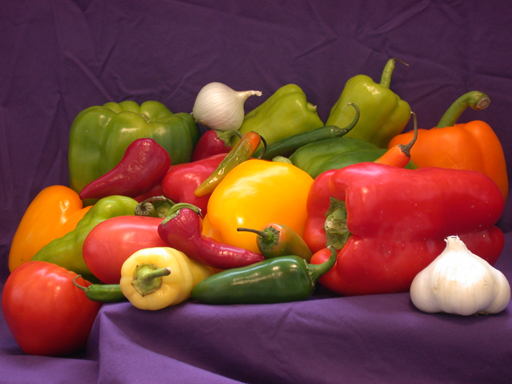
//> input picture opencv_histogram/image_source/sample_image.png, 512 x 384 px
$ ./cmyk   (built with g++ and OpenCV 4)
//> lines starting //> are read from the running program, lines starting //| are printed output that depends on the picture
//> further down, src is the input picture: 384 rows x 512 cols, CV_8UC3; mean B, G, R 57.6, 66.4, 120.8
#include <opencv4/opencv2/opencv.hpp>
#include <opencv4/opencv2/highgui/highgui.hpp>
#include <opencv4/opencv2/imgproc/imgproc.hpp>
#include <opencv4/opencv2/imgcodecs/imgcodecs.hpp>
#include <iostream>

using namespace std;
using namespace cv;


void rgb2cmyk(cv::Mat& img, std::vector<cv::Mat>& cmyk) {
    // Allocate cmyk to store 4 componets
    for (int i = 0; i < 4; i++) {
        cmyk.push_back(cv::Mat(img.size(), CV_8UC1));
    }

    // Getting rgb
    std::vector<cv::Mat> rgb;
    cv::split(img, rgb);

    // rgb to cmyk conversion
    for (int i = 0; i < img.rows; i++) {
        for (int j = 0; j < img.cols; j++) {
            float r = (int)rgb[2].at<uchar>(i, j) / 255.;
            float g = (int)rgb[1].at<uchar>(i, j) / 255.;
            float b = (int)rgb[0].at<uchar>(i, j) / 255.;
            float k = std::min(std::min(1- r, 1- g), 1- b);

            cmyk[0].at<uchar>(i, j) = (1 - r - k) / (1 - k) * 255.;
            cmyk[1].at<uchar>(i, j) = (1 - g - k) / (1 - k) * 255.;
            cmyk[2].at<uchar>(i, j) = (1 - b - k) / (1 - k) * 255.;
            cmyk[3].at<uchar>(i, j) = k * 255.;
        }
    }
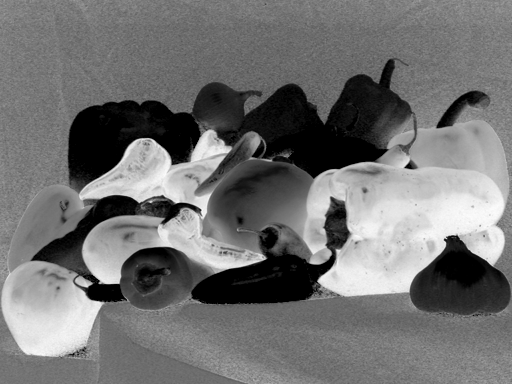
//> cmyk[1]: 384 rows x 512 cols, CV_8UC1; min 0, max 251, mean 113.6
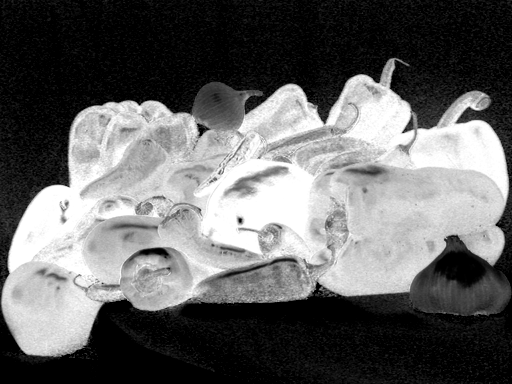
//> cmyk[2]: 384 rows x 512 cols, CV_8UC1; min 0, max 255, mean 100.2
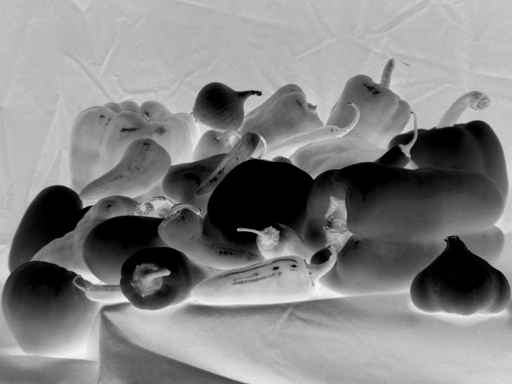
//> cmyk[3]: 384 rows x 512 cols, CV_8UC1; min 0, max 246, mean 131.8
}

int main(int argc, char** argv) {
cv::Mat src = cv::imread("/run/media/xafold/Games and Software/Task/utsavp/opencv_histogram/image_source/sample_image.png");
std::vector<cv::Mat> dst;
rgb2cmyk(src, dst);

int histSize = 256;

float range[] = { 0, 256 } ;
const float* histRange = { range };

bool uniform = true;
bool accumulate = false;

Mat c_hist, m_hist, y_hist, k_hist;

calcHist( &dst[0], 1, 0, Mat(), c_hist, 1, &histSize, &histRange, uniform, accumulate );
//> c_hist = 256 values, max 146375 at index 0, min 0 at index 99, mean 768
calcHist( &dst[1], 1, 0, Mat(), m_hist, 1, &histSize, &histRange, uniform, accumulate );
//> m_hist = 256 values, max 15049 at index 0, min 0 at index 252, mean 768
calcHist( &dst[2], 1, 0, Mat(), y_hist, 1, &histSize, &histRange, uniform, accumulate );
//> y_hist = 256 values, max 47194 at index 0, min 63 at index 84, mean 768
calcHist( &dst[3], 1, 0, Mat(), k_hist, 1, &histSize, &histRange, uniform, accumulate );
//> k_hist = 256 values, max 12391 at index 0, min 0 at index 128, mean 768

// Draw the histograms for C, M, Y and K.
int hist_w = 512; int hist_h = 400;
int bin_w = cvRound( (double) hist_w/histSize );

Mat histImage( hist_h, hist_w, CV_8UC3, Scalar( 0,0,0) );

normalize(c_hist, c_hist, 0, histImage.rows, NORM_MINMAX, -1, Mat() );
//> c_hist = 256 values, max 400 at index 0, min 0 at index 99, mean 2.1
normalize(m_hist, m_hist, 0, histImage.rows, NORM_MINMAX, -1, Mat() );
//> m_hist = 256 values, max 400 at index 0, min 0 at index 252, mean 20.41
normalize(y_hist, y_hist, 0, histImage.rows, NORM_MINMAX, -1, Mat() );
//> y_hist = 256 values, max 400 at index 0, min 0 at index 84, mean 5.98
normalize(k_hist, k_hist, 0, histImage.rows, NORM_MINMAX, -1, Mat() );
//> k_hist = 256 values, max 400 at index 0, min 0 at index 128, mean 24.79

for( int i = 1; i < histSize; i++ )
{
    line( histImage, Point( bin_w*(i-1), hist_h - cvRound(c_hist.at<float>(i-1)) ) ,
                    Point( bin_w*(i), hist_h - cvRound(c_hist.at<float>(i)) ),
                    Scalar( 255, 0, 0), 2, 8, 0  );
    line( histImage, Point( bin_w*(i-1), hist_h - cvRound(m_hist.at<float>(i-1)) ) ,
                    Point( bin_w*(i), hist_h - cvRound(m_hist.at<float>(i)) ),
                    Scalar( 0, 255, 0), 2, 8, 0  );
    line( histImage, Point( bin_w*(i-1), hist_h - cvRound(y_hist.at<float>(i-1)) ) ,
                    Point( bin_w*(i), hist_h - cvRound(y_hist.at<float>(i)) ),
                    Scalar( 0, 0, 255), 2, 8, 0  );
    line( histImage, Point( bin_w*(i-1), hist_h - cvRound(k_hist.at<float>(i-1)) ) ,
                Point( bin_w*(i), hist_h - cvRound(k_hist.at<float>(i)) ),
                Scalar( 255, 255, 255), 2, 8, 0  );
}
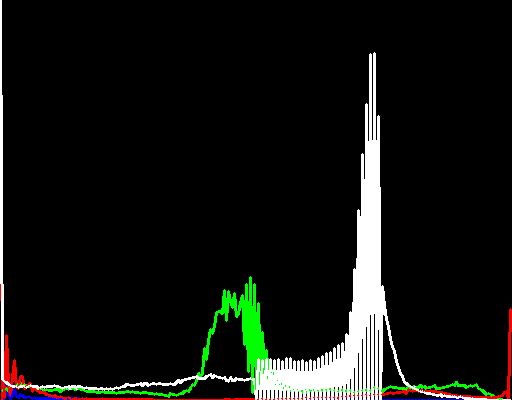
//> histImage: 400 rows x 512 cols, CV_8UC3; mean B, G, R 16.6, 20.1, 18.3
// Putting text in Histogram.
putText(histImage, "Cyan (C)", Point(10, 30), FONT_HERSHEY_SIMPLEX, 0.5, Scalar(255, 0, 0), 2);
putText(histImage, "Magenta (M)", Point(10, 50), FONT_HERSHEY_SIMPLEX, 0.5, Scalar(0, 255, 0), 2);
putText(histImage, "Yellow (Y)", Point(10, 70), FONT_HERSHEY_SIMPLEX, 0.5, Scalar(0, 0, 255), 2);
putText(histImage, "Key/Black (K)", Point(10, 90), FONT_HERSHEY_SIMPLEX, 0.5, Scalar(255, 255, 255), 2);


cv::imwrite("histogram.png", histImage);

cv::Mat combinedImage, combinedImage1, combinedImage2;
cv::hconcat(dst[0], dst[1], combinedImage);
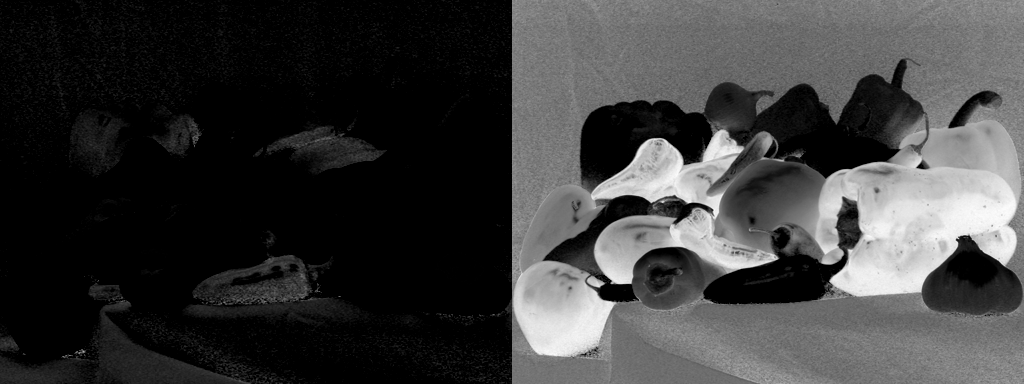
//> combinedImage: 384 rows x 1024 cols, CV_8UC1; min 0, max 251, mean 59.2

cv::hconcat(combinedImage, dst[2], combinedImage1);
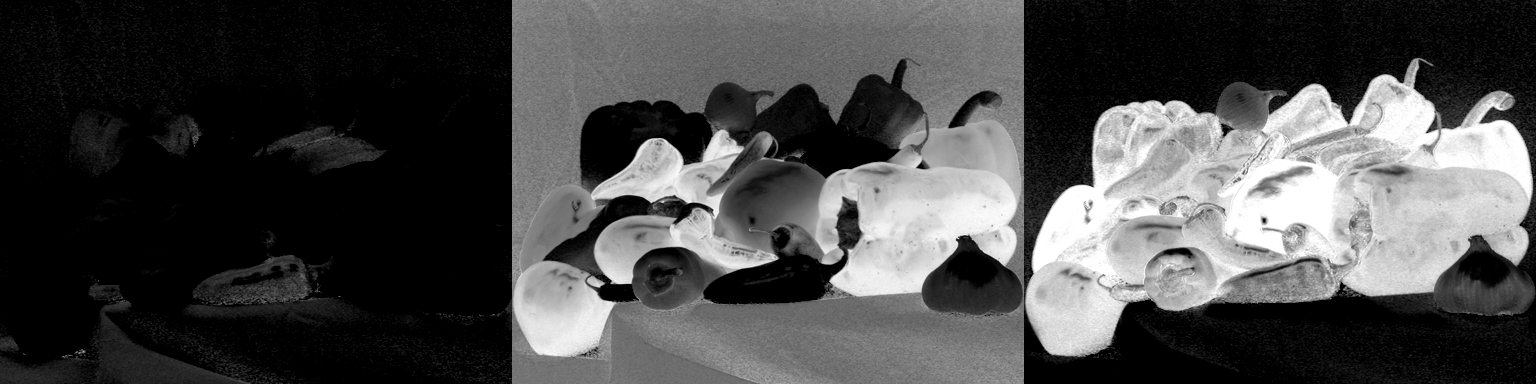
//> combinedImage1: 384 rows x 1536 cols, CV_8UC1; min 0, max 255, mean 72.9
cv::hconcat(combinedImage1, dst[3], combinedImage2);
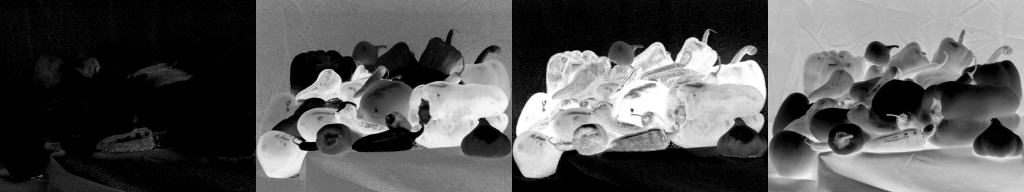
//> combinedImage2: 384 rows x 2048 cols, CV_8UC1 (shown at 1/2 size); min 0, max 255, mean 87.6
cv::imshow("Combined Images", combinedImage2);

cv::imwrite("Combined_image.png", combinedImage2);
cv::waitKey();
return 0;
}
